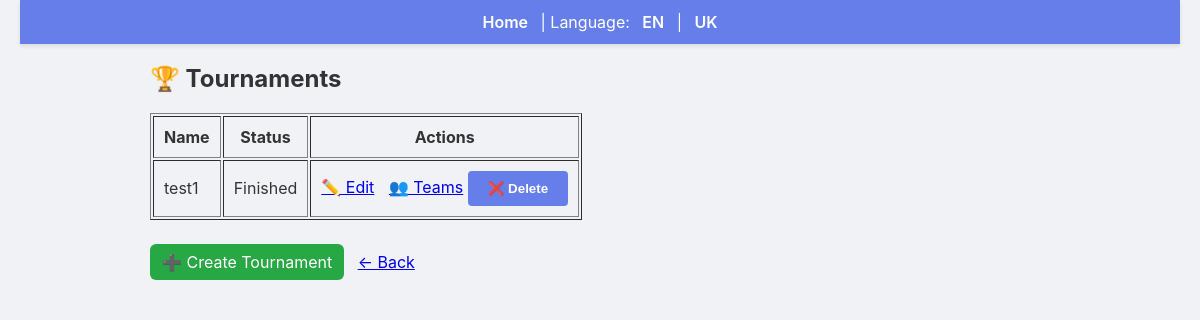
/admin/tournaments, run on an earlier commit of the app's database.
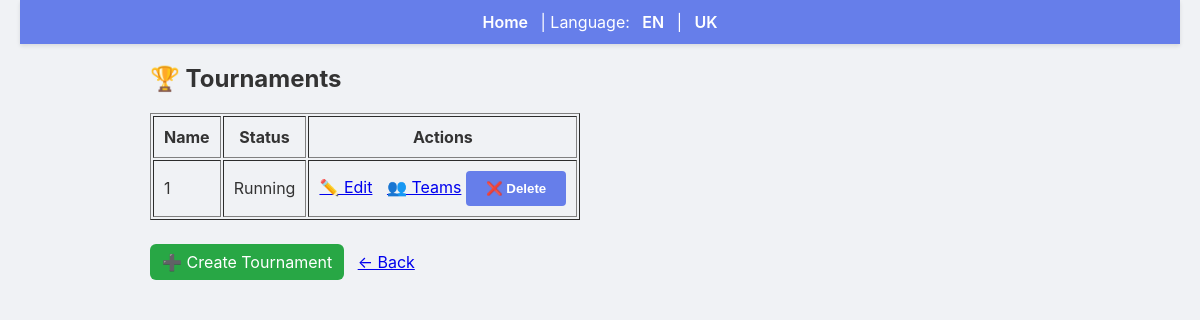
And on a later commit of the database.
### backend/models.py (models this page shows)
class Tournament(db.Model):
    id = db.Column(db.Integer, primary_key=True)
    name = db.Column(db.String(200), nullable=False)
    description = db.Column(db.Text)
    max_teams = db.Column(db.Integer)
    status = db.Column(db.String(30), default="Draft")
    rounds = db.relationship('Round', backref='tournament', lazy=True)

### backend/admin.py (the view)
def admin_tournaments():
    tournaments = Tournament.query.all()
    return render_template('admin_tournaments.html', tournaments=tournaments)

### backend/app.py (called while the page is built)
@app.context_processor
def inject_user_processor():
    return inject_user()

@app.context_processor
def translation_processor():
    return translation()

### backend/app_helpers.py (called while the page is built)
def get_current_user():
    uid = session.get('user_id')
    if uid:
        return User.query.get(uid)
    return None

def inject_user():
    return {'get_current_user': get_current_user}

def translation():
    lang = session.get('language', 'en')
    def t(key):
        return get_text(key, lang)
    return {
        't': t,
        'lang': lang,
        'supported_languages': list(TRANSLATIONS.keys())
    }

### backend/translations.py (called while the page is built)
def get_text(key, lang='en'):
    if lang not in TRANSLATIONS:
        lang = 'en'
    return TRANSLATIONS[lang].get(key, key)

### templates/admin_tournaments.html
{% extends 'base.html' %}
{% block content %}
<h2>🏆 Tournaments</h2>
<table border="1" cellpadding="10">
<tr>
    <th>Name</th>
    <th>Status</th>
    <th>Actions</th>
</tr>
{% for t in tournaments %}
<tr>
    <td>{{ t.name }}</td>
    <td>{{ t.status }}</td>
    <td>
        <a href="{{ url_for('edit_tournament', tid=t.id) }}">✏️ Edit</a>
        <a href="{{ url_for('admin_tournament_teams', tid=t.id) }}" style="margin-left:10px;">👥 Teams</a>
        <form method="post" action="{{ url_for('delete_tournament', tid=t.id) }}" style="display:inline;">
            <button onclick="return confirm('Delete?')">❌ Delete</button>
        </form>
    </td>
</tr>
{% endfor %}
</table>
<br>
<div style="margin-top:12px; margin-bottom:12px;">
    <a href="{{ url_for('create_tournament') }}" style="padding:8px 12px; background:#28a745; color:white; border-radius:6px; text-decoration:none;">➕ Create Tournament</a>
    &nbsp; <a href="{{ url_for('admin_dashboard') }}">← Back</a>
</div>
{% endblock %}

### templates/base.html (shortened to what this page needs)
<!doctype html>
<html>
  <head>
    <link rel="stylesheet" href="/static/css/main.css">
  </head>
  <body>
    <nav>
      <a href="/">{{ t('home') }}</a>
      |
      {{ t('language') }}:
      <a href="{{ url_for('set_language', lang='en') }}">EN</a> |
      <a href="{{ url_for('set_language', lang='uk') }}">UK</a>
      {% set _cur = get_current_user() %}
    </nav>
    <div class="container">
      {% block content %}{% endblock %}
    </div>
  </body>
</html>

### static/css/main.css (style rules this page uses)
body { font-family: -apple-system, BlinkMacSystemFont, 'Segoe UI', Roboto, Oxygen, Ubuntu, Cantarell, 'Open Sans', 'Helvetica Neue', sans-serif; margin: 0; padding: 0 20px; background: #f0f2f5; color: #333; }
nav { text-align: center; padding: 12px 0; background: #667eea; color: white; box-shadow: 0 2px 4px rgba(0,0,0,0.1); }
nav a { color: white; text-decoration: none; margin: 0 8px; font-weight: 600; }
.container { max-width: 900px; margin: 0 auto; }
form button { padding: 10px 20px; background: #667eea; color: white; border: none; border-radius: 4px; cursor: pointer; font-weight: 600; }

What changed in the data, as far as the page shows it:
changed Tournament: name "test1" → "1"; status "Finished" → "Running"
